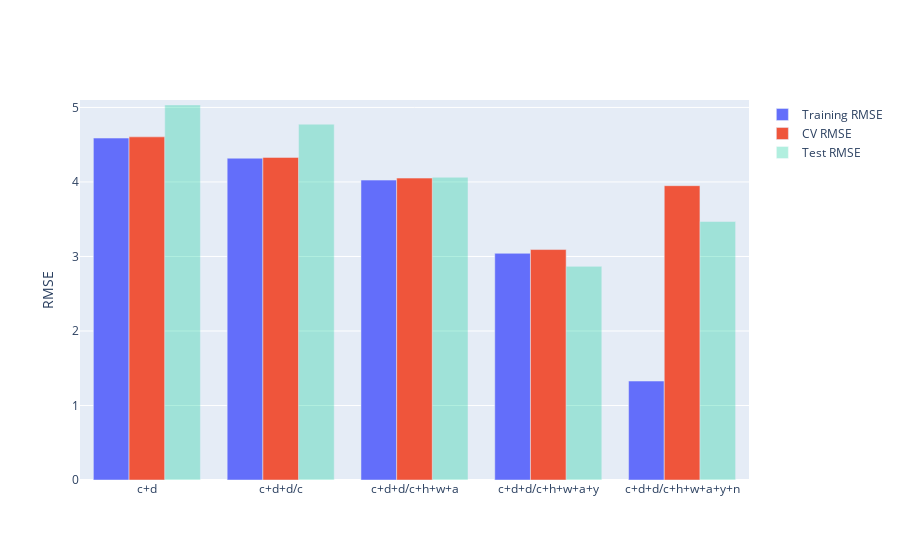

Notebook source saved alongside this figure:
### Code cell
fig = compare_models(models)
fig.update_yaxes(range=[0,5.1], title="RMSE")

### Figure 1 — Plotly figure (JSON) as saved in the notebook; plotly's stock layout.template omitted (floating-point values rounded to 4 significant figures)
{"data": [{"name": "Training RMSE", "type": "bar", "x": ["c+d", "c+d+d/c", "c+d+d/c+h+w+a", "c+d+d/c+h+w+a+y", "c+d+d/c+h+w+a+y+n"], "y": [4.589, 4.319, 4.025, 3.042, 1.328]}, {"name": "CV RMSE", "type": "bar", "x": ["c+d", "c+d+d/c", "c+d+d/c+h+w+a", "c+d+d/c+h+w+a+y", "c+d+d/c+h+w+a+y+n"], "y": [4.605, 4.33, 4.052, 3.093, 3.95]}, {"name": "Test RMSE", "opacity": 0.3, "type": "bar", "x": ["c+d", "c+d+d/c", "c+d+d/c+h+w+a", "c+d+d/c+h+w+a+y", "c+d+d/c+h+w+a+y+n"], "y": [5.034, 4.776, 4.063, 2.867, 3.469]}], "layout": {"yaxis": {"range": [0, 5.1], "title": {"text": "RMSE"}}}}
